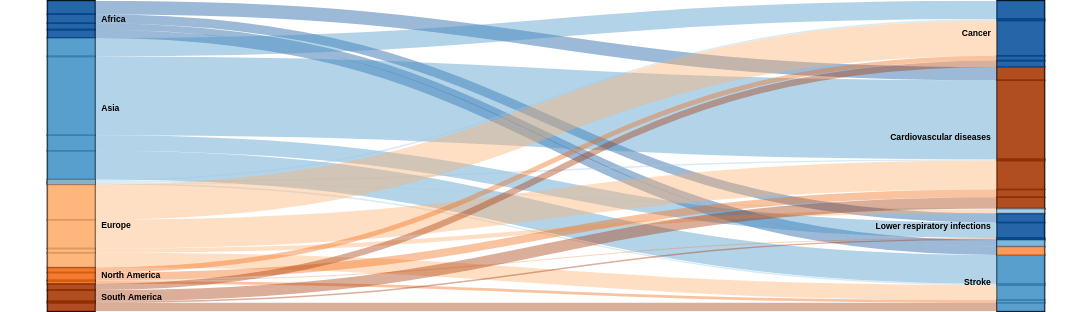

Specify this chart in Vega-Lite:
### Vega specification from a JSON file in a GitHub repository (floating-point values rounded to 4 significant figures)
{"$schema": "https://vega.github.io/schema/vega/v5.0.json", "description": "ALLUVIAL CHART - TOP 4 CAUSES OF DEATH IN EACH CONTINENT", "width": 1400, "height": 400, "autosize": "fit", "data": [{"name": "rawData", "values": {"aggregations": {"table": {"buckets": [{"key": {"stk1": "Africa", "stk2": "Cardiovascular diseases"}, "doc_count": 1900000, "col": "#2171b5"}, {"key": {"stk1": "Africa", "stk2": "Lower respiratory infections"}, "doc_count": 1300000, "col": "#9ecae1"}, {"key": {"stk1": "Africa", "stk2": "Neonatal conditions"}, "doc_count": 1200000, "col": "#fc9272"}, {"key": {"stk1": "Africa", "stk2": "Malaria"}, "doc_count": 900000, "col": "#cb181d"}, {"key": {"stk1": "Asia", "stk2": "Cardiovascular diseases"}, "doc_count": 11200000, "col": "#2171b5"}, {"key": {"stk1": "Asia", "stk2": "Lower respiratory infections"}, "doc_count": 2200000, "col": "#9ecae1"}, {"key": {"stk1": "Asia", "stk2": "Cancer"}, "doc_count": 2600000, "col": "#fc9272"}, {"key": {"stk1": "Asia", "stk2": "Stroke"}, "doc_count": 4100000, "col": "#cb181d"}, {"key": {"stk1": "Australia", "stk2": "Cardiovascular diseases"}, "doc_count": 200000, "col": "#cb181d"}, {"key": {"stk1": "Australia", "stk2": "Chronic obstructive pulmonary disease"}, "doc_count": 100000, "col": "#cb181d"}, {"key": {"stk1": "Australia", "stk2": "Cancer"}, "doc_count": 200000, "col": "#fc9272"}, {"key": {"stk1": "Australia", "stk2": "Stroke"}, "doc_count": 200000, "col": "#cb181d"}, {"key": {"stk1": "Europe", "stk2": "Cardiovascular diseases"}, "doc_count": 4100000, "col": "#cb181d"}, {"key": {"stk1": "Europe", "stk2": "Chronic obstructive pulmonary disease"}, "doc_count": 600000, "col": "#cb181d"}, {"key": {"stk1": "Europe", "stk2": "Cancer"}, "doc_count": 5000000, "col": "#fc9272"}, {"key": {"stk1": "Europe", "stk2": "Stroke"}, "doc_count": 2100000, "col": "#cb181d"}, {"key": {"stk1": "North America", "stk2": "Cardiovascular diseases"}, "doc_count": 1100000, "col": "#cb181d"}, {"key": {"stk1": "North America", "stk2": "Lower respiratory infections"}, "doc_count": 100000, "col": "#cb181d"}, {"key": {"stk1": "North America", "stk2": "Cancer"}, "doc_count": 700000, "col": "#fc9272"}, {"key": {"stk1": "North America", "stk2": "Stroke"}, "doc_count": 400000, "col": "#cb181d"}, {"key": {"stk1": "South America", "stk2": "Cardiovascular diseases"}, "doc_count": 1600000, "col": "#cb181d"}, {"key": {"stk1": "South America", "stk2": "Lower respiratory infections"}, "doc_count": 200000, "col": "#cb181d"}, {"key": {"stk1": "South America", "stk2": "Cancer"}, "doc_count": 900000, "col": "#fc9272"}, {"key": {"stk1": "South America", "stk2": "Stroke"}, "doc_count": 1200000, "col": "#cb181d"}]}}}, "format": {"property": "aggregations.table.buckets"}, "transform": [{"type": "formula", "expr": "datum.key.stk1", "as": "stk1"}, {"type": "formula", "expr": "datum.key.stk2", "as": "stk2"}, {"type": "formula", "expr": "datum.doc_count", "as": "size"}]}, {"name": "nodes", "source": "rawData", "transform": [{"type": "filter", "expr": "!groupSelector || groupSelector.stk1 == datum.stk1 || groupSelector.stk2 == datum.stk2"}, {"type": "formula", "expr": "datum.stk1+datum.stk2", "as": "key"}, {"type": "fold", "fields": ["stk1", "stk2"], "as": ["stack", "grpId"]}, {"type": "formula", "expr": "datum.stack == 'stk1' ? datum.stk1+datum.stk2 : datum.stk2+datum.stk1", "as": "sortField"}, {"type": "stack", "groupby": ["stack"], "sort": {"field": "sortField", "order": "descending"}, "field": "size"}, {"type": "formula", "expr": "(datum.y0+datum.y1)/2", "as": "yc"}]}, {"name": "groups", "source": "nodes", "transform": [{"type": "aggregate", "groupby": ["stack", "grpId"], "fields": ["size"], "ops": ["sum"], "as": ["total"]}, {"type": "stack", "groupby": ["stack"], "sort": {"field": "grpId", "order": "descending"}, "field": "total"}, {"type": "formula", "expr": "scale('y', datum.y0)", "as": "scaledY0"}, {"type": "formula", "expr": "scale('y', datum.y1)", "as": "scaledY1"}, {"type": "formula", "expr": "datum.stack == 'stk1'", "as": "rightLabel"}, {"type": "formula", "expr": "datum.total/domain('y')[1]", "as": "percentage"}]}, {"name": "destinationNodes", "source": "nodes", "transform": [{"type": "filter", "expr": "datum.stack == 'stk2'"}]}, {"name": "edges", "source": "nodes", "transform": [{"type": "filter", "expr": "datum.stack == 'stk1'"}, {"type": "lookup", "from": "destinationNodes", "key": "key", "fields": ["key"], "as": ["target"]}, {"type": "linkpath", "orient": "horizontal", "shape": "diagonal", "sourceY": {"expr": "scale('y', datum.yc)"}, "sourceX": {"expr": "scale('x', 'stk1') + bandwidth('x')"}, "targetY": {"expr": "scale('y', datum.target.yc)"}, "targetX": {"expr": "scale('x', 'stk2')"}}, {"type": "formula", "expr": "range('y')[0]-scale('y', datum.size)", "as": "strokeWidth"}, {"type": "formula", "expr": "datum.size/domain('y')[1]", "as": "percentage"}]}], "scales": [{"name": "x", "type": "band", "range": "width", "domain": ["stk1", "stk2"], "paddingOuter": 0.05, "paddingInner": 0.95}, {"name": "y", "type": "linear", "range": "height", "domain": {"data": "nodes", "field": "y1"}}, {"name": "color", "type": "ordinal", "range": ["#08519c", "#4292c6", "#9ecae1", "#fdae6b", "#f16913", "#a63603", "#a63603", "#08519c", "#fd8d3c", "#6baed6"], "domain": {"data": "rawData", "fields": ["stk1", "stk2"]}}, {"name": "stackNames", "type": "ordinal", "range": ["Source", "Destination"], "domain": ["stk1", "stk2"]}], "axes": [{"orient": "bottom", "scale": "x", "labels": false, "encode": {"labels": {"update": {"text": {"scale": "stackNames", "field": "value"}}}}, "domain": false, "ticks": false}, {"orient": "left", "scale": "y", "labels": false, "domain": false, "ticks": false}], "marks": [{"type": "rect", "from": {"data": "nodes"}, "encode": {"enter": {"stroke": {"value": "#000"}, "strokeWidth": {"value": 2}, "width": {"scale": "x", "band": 1}, "x": {"scale": "x", "field": "stack"}, "y": {"field": "y0", "scale": "y"}, "y2": {"field": "y1", "scale": "y"}}}}, {"type": "path", "name": "edgeMark", "from": {"data": "edges"}, "clip": true, "encode": {"update": {"stroke": [{"test": "groupSelector && groupSelector.stack=='stk1'", "scale": "color", "field": "stk2"}, {"scale": "color", "field": "stk1"}], "strokeWidth": {"field": "strokeWidth"}, "path": {"field": "path"}, "strokeOpacity": {"signal": "!groupSelector && (groupHover.stk1 == datum.stk1 || groupHover.stk2 == datum.stk2) ? 0.9 : 0.4"}, "zindex": {"signal": "!groupSelector && (groupHover.stk1 == datum.stk1 || groupHover.stk2 == datum.stk2) ? 1 : 0"}, "tooltip": {"signal": "datum.stk1 + ' → ' + datum.stk2 + '    ' + format(datum.size, ',.0f') + '   (' + format(datum.percentage, '.1%') + ')'"}}, "hover": {"strokeOpacity": {"value": 1}}}}, {"type": "rect", "name": "groupMark", "from": {"data": "groups"}, "encode": {"enter": {"fill": {"scale": "color", "field": "grpId"}, "width": {"scale": "x", "band": 1}}, "update": {"x": {"scale": "x", "field": "stack"}, "y": {"field": "scaledY0"}, "y2": {"field": "scaledY1"}, "fillOpacity": {"value": 0.88}, "tooltip": {"signal": "datum.grpId + '   ' + format(datum.total, ',.0f') + '   (' + format(datum.percentage, '.1%') + ')'"}}, "hover": {"fillOpacity": {"value": 1}}}}, {"type": "text", "from": {"data": "groups"}, "interactive": false, "encode": {"update": {"x": {"signal": "scale('x', datum.stack) + (datum.rightLabel ? bandwidth('x') + 8 : -8)"}, "yc": {"signal": "(datum.scaledY0 + datum.scaledY1)/2"}, "align": {"signal": "datum.rightLabel ? 'left' : 'right'"}, "baseline": {"value": "middle"}, "fontWeight": {"value": "bold"}, "text": {"signal": "abs(datum.scaledY0-datum.scaledY1) > 13 ? datum.grpId : ''"}}}}, {"type": "group", "data": [{"name": "dataForShowAll", "values": [{}], "transform": [{"type": "filter", "expr": "groupSelector"}]}], "encode": {"enter": {"xc": {"signal": "width/2"}, "y": {"value": 30}, "width": {"value": 80}, "height": {"value": 30}}}, "marks": [{"type": "group", "name": "groupReset", "from": {"data": "dataForShowAll"}, "encode": {"enter": {"cornerRadius": {"value": 6}, "fill": {"value": "#f5f5f5"}, "stroke": {"value": "#c1c1c1"}, "strokeWidth": {"value": 2}, "height": {"field": {"group": "height"}}, "width": {"field": {"group": "width"}}}, "update": {"opacity": {"value": 1}}, "hover": {"opacity": {"value": 0.7}}}, "marks": [{"type": "text", "interactive": false, "encode": {"enter": {"xc": {"field": {"group": "width"}, "mult": 0.5}, "yc": {"field": {"group": "height"}, "mult": 0.5, "offset": 2}, "align": {"value": "center"}, "baseline": {"value": "middle"}, "fontWeight": {"value": "bold"}, "text": {"value": "Show All"}}}}]}]}], "signals": [{"name": "groupHover", "value": {}, "on": [{"events": "@groupMark:mouseover", "update": "{stk1:datum.stack=='stk1' && datum.grpId, stk2:datum.stack=='stk2' && datum.grpId}"}, {"events": "mouseout", "update": "{}"}]}, {"name": "groupSelector", "value": false, "on": [{"events": "@groupMark:click!", "update": "{stack:datum.stack, stk1:datum.stack=='stk1' && datum.grpId, stk2:datum.stack=='stk2' && datum.grpId}"}, {"events": [{"type": "click", "markname": "groupReset"}, {"type": "dblclick"}], "update": "false"}]}]}
